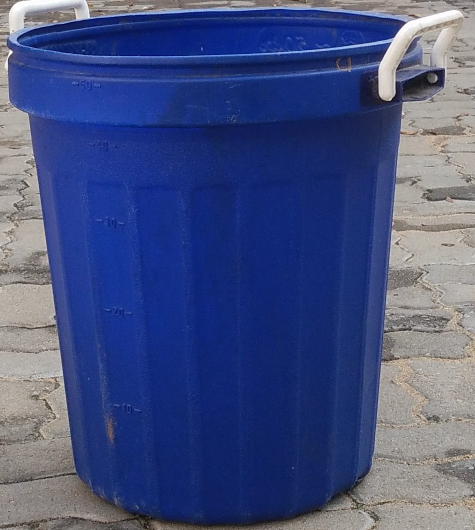
#> input picture image_set/image1/image1_150.jpg, 950 x 1060 px (shown at 1/2 size)
$ python image_compression.py   (Python 2 division)
#> lines starting #> are read from the running program, lines starting #| are printed output that depends on the picture
import numpy as np
import cv2
import matplotlib.pyplot as plt

img = cv2.imread('image_set/image1/image1_150.jpg',0)
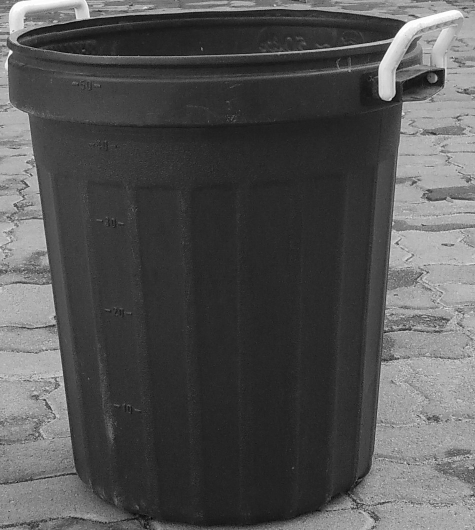
#> img: shape (1060, 950) (shown at 1/2 size); min 0, max 255, mean 82.8
plt.figure
plt.imshow(img , cmap = plt.cm.gray)
plt.show()

print img.shape
#| (1060, 950)

res = cv2.resize(img,None,fx= 0.5, fy= 0.5, interpolation = cv2.INTER_CUBIC)
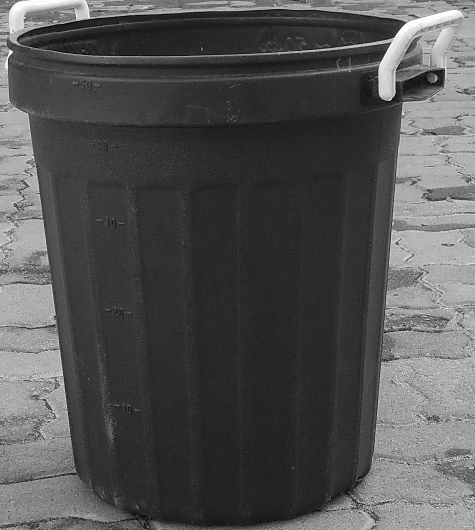
#> res: shape (530, 475); min 0, max 255, mean 82.8
plt.figure
plt.imshow(res , cmap = plt.cm.gray)
plt.show()

print res.shape
#| (530, 475)

$ run again, with image_set/image1/image1_300.jpg copied over image_set/image1/image1_150.jpg
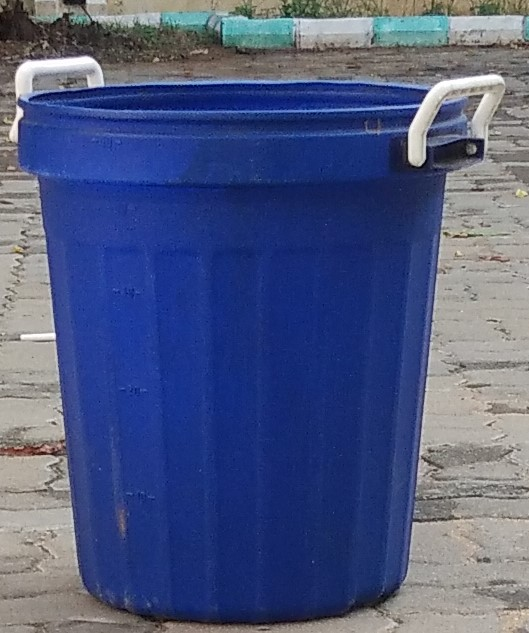
#> input picture image_set/image1/image1_300.jpg, 529 x 633 px
#> `img = cv2.imread('image_set/image1/image1_150.jpg',0)`:
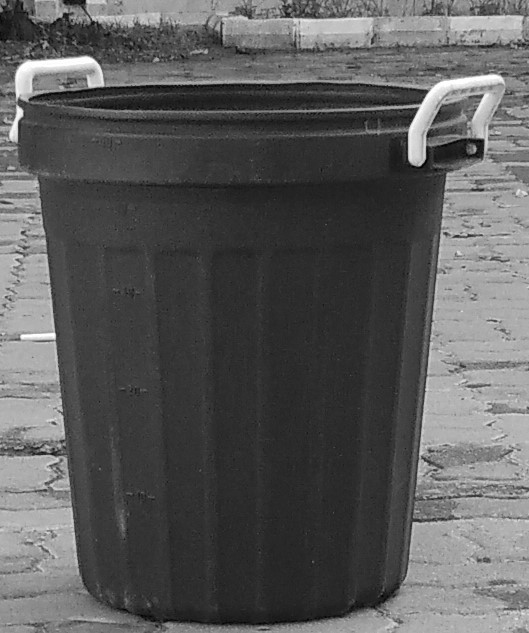
#> img: shape (633, 529); min 0, max 255, mean 90.3
#| (633, 529)
#> `res = cv2.resize(img,None,fx= 0.5, fy= 0.5, interpolation = cv2.INTER_..`:
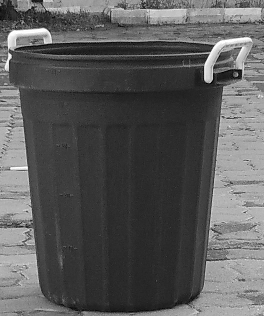
#> res: shape (316, 264); min 0, max 255, mean 90.1
#| (316, 264)
